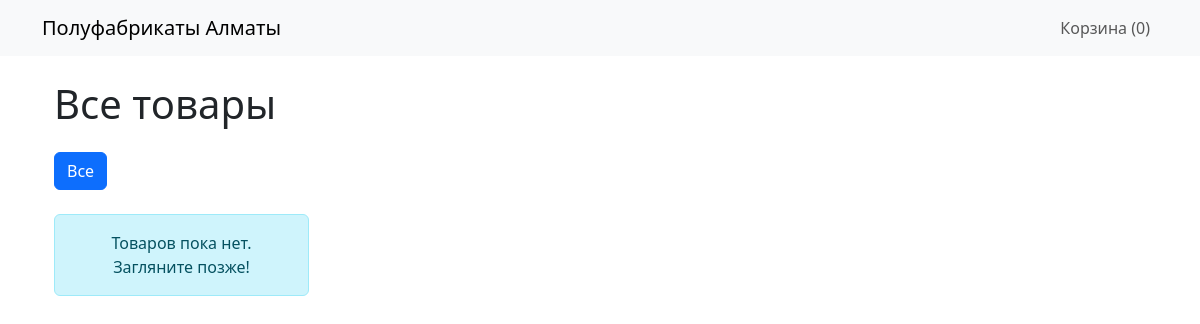
/, run on an earlier commit of the app's database.
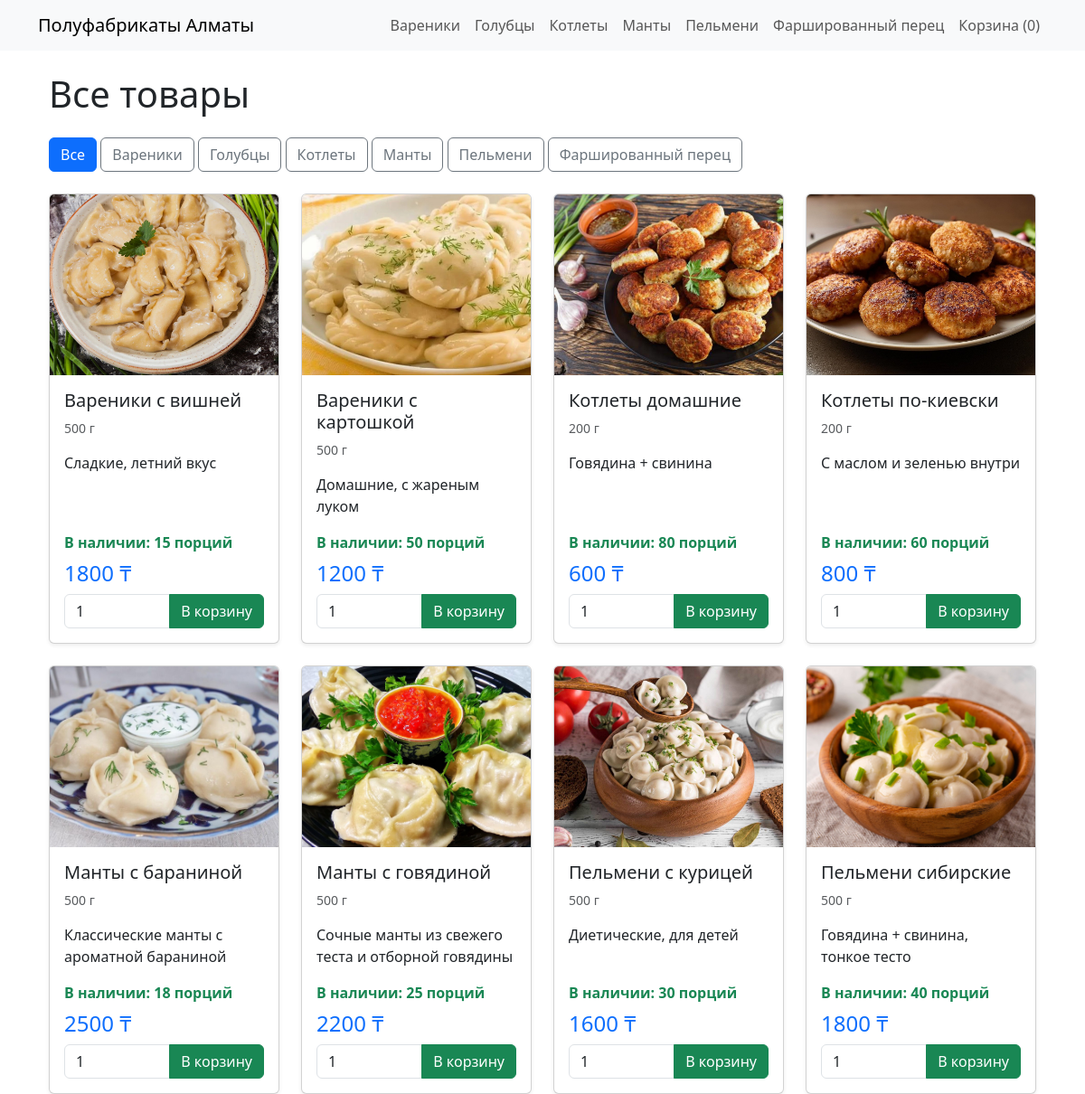
And on a later commit of the database.
### shop/models.py (models this page shows, shortened)
class Category(models.Model):
    name = models.CharField('Название', max_length=100)
    slug = models.SlugField('ЧПУ (латиницей)', unique=True)
    class Meta:
        verbose_name = 'Категория'
        verbose_name_plural = 'Категории'          # ← будет в меню
        ordering = ['name']

class Product(models.Model):
    category = models.ForeignKey(Category, verbose_name='Категория', on_delete=models.CASCADE)
    name = models.CharField('Название товара', max_length=200)
    slug = models.SlugField('ЧПУ (латиницей)', unique=True)
    image = models.ImageField('Фото', upload_to='products/', blank=True)
    description = models.TextField('Описание')
    price = models.DecimalField('Цена (₸)', max_digits=10, decimal_places=0)
    weight = models.IntegerField('Вес (грамм)')
    available = models.BooleanField('В продаже', default=True)
    stock = models.PositiveIntegerField('Остаток на складе', default=0)
    class Meta:
        verbose_name = 'Товар'
        verbose_name_plural = 'Товары'             # ← будет в меню
        ordering = ['name']

### shop/views.py (the view)
# urls.py: path('', views.product_list, name='product_list'),
def product_list(request, category_slug=None):
    category = None
    categories = Category.objects.all()
    products = Product.objects.filter(available=True)
    if category_slug:
        category = get_object_or_404(Category, slug=category_slug)
        products = products.filter(category=category)
    return render(request, 'shop/product_list.html', {
        'category': category, 'categories': categories, 'products': products
    })

### shop/context_processors.py (called while the page is built)
def menu(request):
    return {'categories': Category.objects.all()}

### templates/shop/product_list.html (shortened to what this page needs)
{% extends 'base.html' %}
{% load static %}
{% block content %}
<div class="container">
    <h1 class="my-4">
        {% if category %}
            {{ category.name }}
        {% else %}
            Все товары
        {% endif %}
    </h1>
    <div class="mb-4">
        <a href="{% url 'shop:product_list' %}" class="btn {% if not category %}btn-primary{% else %}btn-outline-secondary{% endif %}">Все</a>
        {% for c in categories %}
            <a href="{{ c.get_absolute_url }}" class="btn {% if category == c %}btn-primary{% else %}btn-outline-secondary{% endif %}">
                {{ c.name }}
            </a>
        {% endfor %}
    </div>
    <div class="row row-cols-1 row-cols-md-3 row-cols-lg-4 g-4">
        {% for product in products %}
            <div class="col">
                <div class="card h-100 shadow-sm">
                    {% if product.image %}
                        <img src="{{ product.image.url }}" class="card-img-top" alt="{{ product.name }}" style="height: 200px; object-fit: cover;">
                    {% else %}
                        <div class="bg-light border d-flex align-items-center justify-content-center" style="height: 200px;">
                            <small class="text-muted">Фото скоро</small>
                        </div>
                    {% endif %}
                    <div class="card-body d-flex flex-column">
                        <h5 class="card-title">{{ product.name }}</h5>
                        <p class="card-text text-muted small">
                            {{ product.weight }} г
                        </p>
                        <p class="card-text flex-grow-1">
                            {{ product.description|truncatewords:15 }}
                        </p>
                        {% if product.stock > 0 %}
                            <p class="text-success fw-bold mb-2">
                                В наличии: <strong>{{ product.stock }}</strong> порций
                            </p>
                        {% else %}
                            <p class="text-danger fw-bold mb-2">Нет в наличии</p>
                        {% endif %}
                        <div class="mt-auto">
                            <div class="d-flex justify-content-between align-items-center mb-2">
                                <span class="h4 text-primary mb-0">{{ product.price }} ₸</span>
                            </div>
                            {% if product.stock > 0 %}
                                <form method="post" action="{% url 'cart:add' product.id %}">
                                    <div class="input-group">
                                        <input type="number" name="quantity" value="1" min="1" max="{{ product.stock }}"
                                               class="form-control" style="width: 70px;" required>
                                        <button type="submit" class="btn btn-success">
                                            В корзину
                                        </button>
                                    </div>
                                </form>
                            {% else %}
                                <button class="btn btn-secondary w-100" disabled>
                                    Нет в наличии
                                </button>
                            {% endif %}
                        </div>
                    </div>
                </div>
            </div>
        {% empty %}
            <div class="col-12">
                <div class="alert alert-info text-center">
                    Товаров пока нет. Загляните позже!
                </div>
            </div>
        {% endfor %}
    </div>
</div>
{% endblock %}

### templates/base.html (shortened to what this page needs)
<!DOCTYPE html>
<html lang="ru">
<head>
    <link href="https://cdn.jsdelivr.net/npm/bootstrap@5.3.0/dist/css/bootstrap.min.css" rel="stylesheet">
    {% load static %}
</head>
<body>
    <nav class="navbar navbar-expand-lg navbar-light bg-light">
        <div class="container">
            <a class="navbar-brand" href="{% url 'shop:product_list' %}">Полуфабрикаты Алматы</a>
            <div class="navbar-nav">
                {% for c in categories %}
                    <a class="nav-link" href="{{ c.get_absolute_url }}">{{ c.name }}</a>
                {% endfor %}
                <a class="nav-link" href="{% url 'cart:cart_detail' %}">Корзина ({{ request.session.cart|length }})</a>
            </div>
        </div>
    </nav>
    <div class="container mt-4">
        {% block content %}{% endblock %}
    </div>
</body>
</html>

What changed in the data, as far as the page shows it:
added Category: name "Вареники"
added Category: name "Голубцы"
added Category: name "Котлеты"
added Category: name "Манты"
added Category: name "Пельмени"
added Category: name "Фаршированный перец"
added Product: image (picture), name "Вареники с вишней", weight "500", description "Сладкие, летний вкус", stock "15", price "1800"
added Product: image (picture), name "Вареники с картошкой", weight "500", description "Домашние, с жареным луком", stock "50", price "1200"
added Product: image (picture), name "Котлеты домашние", weight "200", description "Говядина + свинина", stock "80", price "600"
added Product: image (picture), name "Котлеты по-киевски", weight "200", description "С маслом и зеленью внутри", stock "60", price "800"
added Product: image (picture), name "Манты с бараниной", weight "500", description "Классические манты с ароматной бараниной", stock "18", price "2500"
added Product: image (picture), name "Манты с говядиной", weight "500", description "Сочные манты из свежего теста и отборной говядины", stock "25", price "2200"
added Product: image (picture), name "Пельмени с курицей", weight "500", description "Диетические, для детей", stock "30", price "1600"
added Product: image (picture), name "Пельмени сибирские", weight "500", description "Говядина + свинина, тонкое тесто", stock "40", price "1800"
Also different on the page:
text no longer shown: "Товаров пока нет. Загляните позже!"
